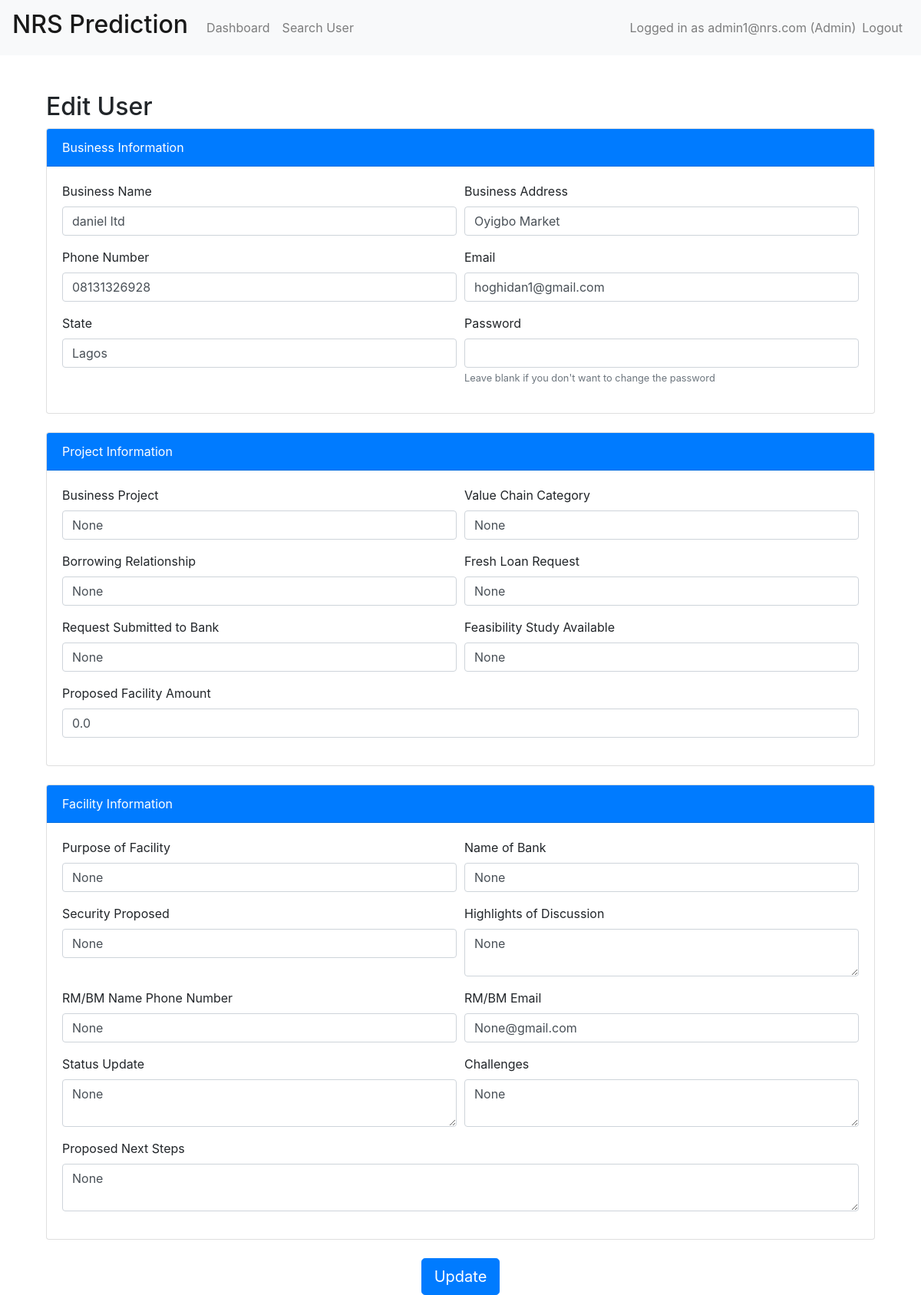
Screenshot of /edit_user/1 (signed in) with the database file from the repository.
### app.py (models this page shows)
class User(UserMixin, db.Model):
    id = db.Column(db.Integer, primary_key=True)
    business_name = db.Column(db.String(150), nullable=False)
    business_address = db.Column(db.String(150), nullable=False)
    phone_number = db.Column(db.String(15), nullable=False)
    email = db.Column(db.String(100), unique=True, nullable=False)
    state = db.Column(db.String(50), nullable=False)
    password = db.Column(db.String(200), nullable=False)
    prediction_id = db.Column(db.String(36), unique=True, nullable=True)
    is_admin = db.Column(db.Boolean, default=False)
    business_project = db.Column(db.String(150), nullable=True)
    value_chain_cat = db.Column(db.String(150), nullable=True)
    borrowing_relationship = db.Column(db.String(10), nullable=True)
    fresh_loan_request = db.Column(db.String(15), nullable=True)
    request_submitted_to_bank = db.Column(db.String(10), nullable=True)
    feasibility_study_available = db.Column(db.String(10), nullable=True)
    proposed_facility_amount = db.Column(db.Float(20), nullable=True)
    PURPOSE_OF_FACILITY = db.Column(db.String(100), nullable=True)
    NAME_OF_BANK = db.Column(db.String(100), nullable=True)
    SECURITY_PROPOSED = db.Column(db.String(100), nullable=True)
    HIGHLIGHTS_OF_DISCUSSION = db.Column(db.Text)
    RM_BM_NAME_PHONE_NUMBER = db.Column(db.String(100), nullable=True)
    RM_BM_EMAIL = db.Column(db.String(100), nullable=True)
    STATUS_UPDATE = db.Column(db.Text)
    CHALLENGES = db.Column(db.Text)
    PROPOSED_NEXT_STEPS = db.Column(db.Text)

### app.py (the view, shortened to what this page needs)
@app.route('/edit_user/<int:user_id>', methods=['GET', 'POST'])
@admin_required
def edit_user(user_id):
    user = User.query.get_or_404(user_id)
    if not session['is_admin']:
        abort(403)  # Forbidden
    return render_template('edit_user.html', user=user)

### app.py (called while the page is built)
@app.before_request
def before_request():
    session.permanent = True
    app.permanent_session_lifetime = timedelta(minutes=5)
    session.modified = True
    session['last_activity'] = time.time()

def admin_required(f):
    @wraps(f)
    def decorated_function(*args, **kwargs):
        if 'user_id' not in session or not session.get('is_admin'):
            flash('You do not have permission to access this page.', 'danger')
            return redirect(url_for('login'))
        return f(*args, **kwargs)
    return decorated_function

### templates/edit_user.html (shortened to what this page needs)
{% extends "base.html" %}
{% block content %}
<div class="container mt-5">
    <h2>Edit User</h2>
    <form method="POST">
        <div class="card mb-4">
            <div class="card-header bg-primary text-white">Business Information</div>
            <div class="card-body">
                <div class="form-row">
                    <div class="form-group col-md-6">
                        <label for="business_name">Business Name</label>
                        <input type="text" class="form-control" id="business_name" name="business_name" value="{{ user.business_name }}">
                    </div>
                    <div class="form-group col-md-6">
                        <label for="business_address">Business Address</label>
                        <input type="text" class="form-control" id="business_address" name="business_address" value="{{ user.business_address }}">
                    </div>
                </div>
                <div class="form-row">
                    <div class="form-group col-md-6">
                        <label for="phone_number">Phone Number</label>
                        <input type="text" class="form-control" id="phone_number" name="phone_number" value="{{ user.phone_number }}">
                    </div>
                    <div class="form-group col-md-6">
                        <label for="email">Email</label>
                        <input type="email" class="form-control" id="email" name="email" value="{{ user.email }}">
                    </div>
                </div>
                <div class="form-row">
                    <div class="form-group col-md-6">
                        <label for="state">State</label>
                        <input type="text" class="form-control" id="state" name="state" value="{{ user.state }}">
                    </div>
                    <div class="form-group col-md-6">
                        <label for="password">Password</label>
                        <input type="password" class="form-control" id="password" name="password">
                        <small class="form-text text-muted">Leave blank if you don't want to change the password</small>
                    </div>
                </div>
            </div>
        </div>
        <div class="card mb-4">
            <div class="card-header bg-primary text-white">Project Information</div>
            <div class="card-body">
                <div class="form-row">
                    <div class="form-group col-md-6">
                        <label for="business_project">Business Project</label>
                        <input type="text" class="form-control" id="business_project" name="business_project" value="{{ user.business_project }}">
                    </div>
                    <div class="form-group col-md-6">
                        <label for="value_chain_cat">Value Chain Category</label>
                        <input type="text" class="form-control" id="value_chain_cat" name="value_chain_cat" value="{{ user.value_chain_cat }}">
                    </div>
                </div>
                <div class="form-row">
                    <div class="form-group col-md-6">
                        <label for="borrowing_relationship">Borrowing Relationship</label>
                        <input type="text" class="form-control" id="borrowing_relationship" name="borrowing_relationship" value="{{ user.borrowing_relationship }}">
                    </div>
                    <div class="form-group col-md-6">
                        <label for="fresh_loan_request">Fresh Loan Request</label>
                        <input type="text" class="form-control" id="fresh_loan_request" name="fresh_loan_request" value="{{ user.fresh_loan_request }}">
                    </div>
                </div>
                <div class="form-row">
                    <div class="form-group col-md-6">
                        <label for="request_submitted_to_bank">Request Submitted to Bank</label>
                        <input type="text" class="form-control" id="request_submitted_to_bank" name="request_submitted_to_bank" value="{{ user.request_submitted_to_bank }}">
                    </div>
                    <div class="form-group col-md-6">
                        <label for="feasibility_study_available">Feasibility Study Available</label>
                        <input type="text" class="form-control" id="feasibility_study_available" name="feasibility_study_available" value="{{ user.feasibility_study_available }}">
                    </div>
                </div>
                <div class="form-group">
                    <label for="proposed_facility_amount">Proposed Facility Amount</label>
                    <input type="number" class="form-control" id="proposed_facility_amount" name="proposed_facility_amount" value="{{ user.proposed_facility_amount }}">
                </div>
            </div>
        </div>
         <div class="card mb-4">
            <div class="card-header bg-primary text-white">Facility Information</div>
            <div class="card-body">
                <div class="form-row">
                    <div class="form-group col-md-6">
                        <label for="purpose_of_facility">Purpose of Facility</label>
                        <input type="text" class="form-control" id="purpose_of_facility" name="purpose_of_facility" value="{{ user.PURPOSE_OF_FACILITY }}">
                    </div>
                    <div class="form-group col-md-6">
                        <label for="name_of_bank">Name of Bank</label>
                        <input type="text" class="form-control" id="name_of_bank" name="name_of_bank" value="{{ user.NAME_OF_BANK }}">
                    </div>
                </div>
                <div class="form-row">
                    <div class="form-group col-md-6">
                        <label for="security_proposed">Security Proposed</label>
                        <input type="text" class="form-control" id="security_proposed" name="security_proposed" value="{{ user.SECURITY_PROPOSED }}">
                    </div>
                    <div class="form-group col-md-6">
                        <label for="highlights_of_discussion">Highlights of Discussion</label>
                        <textarea class="form-control" id="highlights_of_discussion" name="highlights_of_discussion">{{ user.HIGHLIGHTS_OF_DISCUSSION }}</textarea>
                    </div>
                </div>
                <div class="form-row">
                    <div class="form-group col-md-6">
                        <label for="rm_bm_name_phone_number">RM/BM Name Phone Number</label>
                        <input type="text" class="form-control" id="rm_bm_name_phone_number" name="rm_bm_name_phone_number" value="{{ user.RM_BM_NAME_PHONE_NUMBER }}">
                    </div>
                    <div class="form-group col-md-6">
                        <label for="rm_bm_email">RM/BM Email</label>
                        <input type="email" class="form-control" id="rm_bm_email" name="rm_bm_email" value="{{ user.RM_BM_EMAIL }}">
                    </div>
                </div>
                <div class="form-row">
                    <div class="form-group col-md-6">
                        <label for="status_update">Status Update</label>
                        <textarea class="form-control" id="status_update" name="status_update">{{ user.STATUS_UPDATE }}</textarea>
                    </div>
                    <div class="form-group col-md-6">
                        <label for="challenges">Challenges</label>
                        <textarea class="form-control" id="challenges" name="challenges">{{ user.CHALLENGES }}</textarea>
                    </div>
                </div>
                <div class="form-group">
                    <label for="proposed_next_steps">Proposed Next Steps</label>
                    <textarea class="form-control" id="proposed_next_steps" name="proposed_next_steps">{{ user.PROPOSED_NEXT_STEPS }}</textarea>
                </div>
            </div>
        </div>
        <div class="text-center">
            <button type="submit" class="btn btn-primary btn-lg">Update</button>
        </div>
    </form>
</div>
{% endblock %}

### rows the page displays
User: business_name "daniel ltd", business_address "Oyigbo Market", phone_number "08131326928", email "hoghidan1@gmail.com", state "Lagos", business_project "None", value_chain_cat "None", borrowing_relationship "None", fresh_loan_request "None", request_submitted_to_bank "None", feasibility_study_available "None", proposed_facility_amount "0.0", purpose_of_facility "None", name_of_bank "None", security_proposed "None", highlights_of_discussion "None", rm_bm_name_phone_number "None", rm_bm_email "None@gmail.com", status_update "None", challenges "None", proposed_next_steps "None"

### other values shown
{{ session['email'] }} "admin1@nrs.com"
